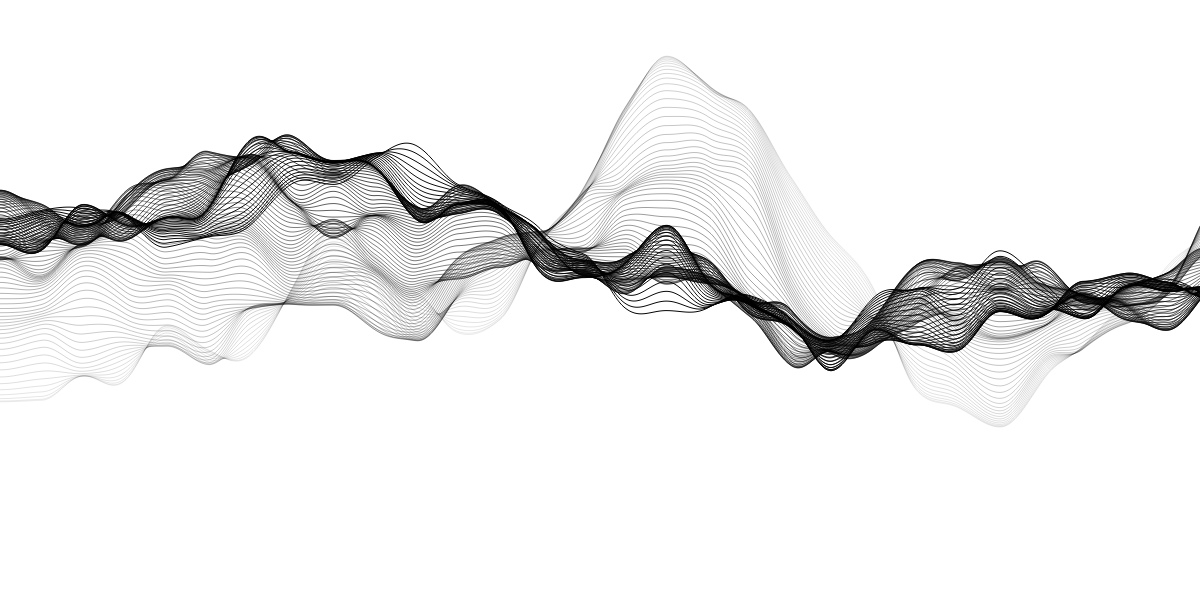
Frame 1 (no input)
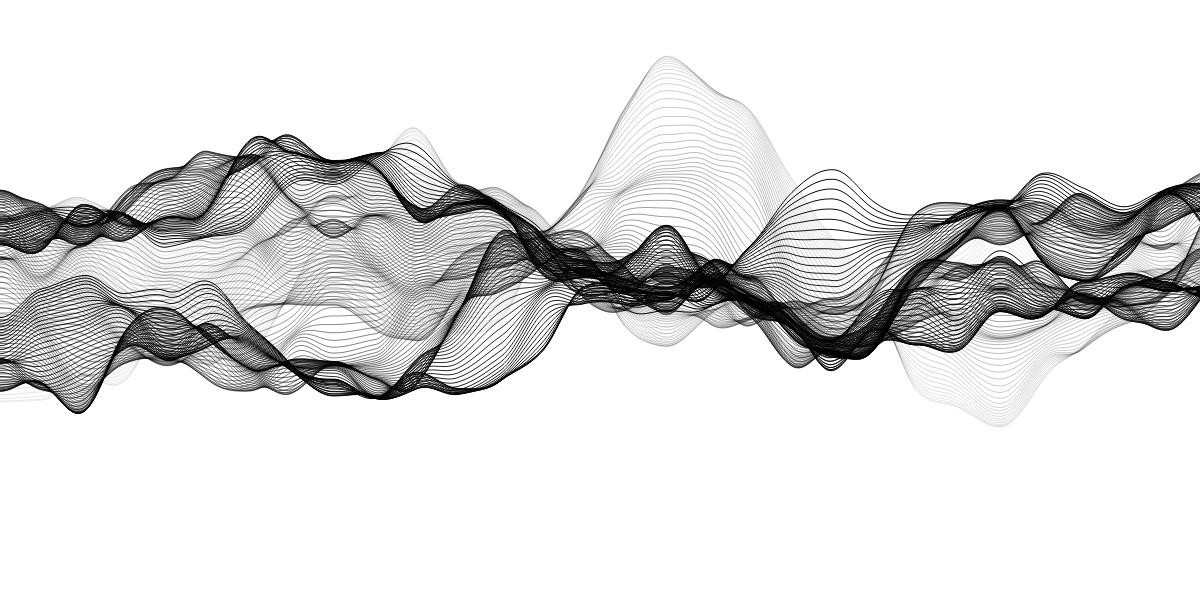
Frame 2 (the mouse pressed at the canvas centre, redrawn once)

The p5.js sketch that drew these frames (run headless with seeded random() and noise() and a simulated clock; the mouse was pressed at the canvas centre and the sketch redrawn once):

// p5.js sketch
// ── sketch.js
let nx = 0;

function setup() {
  createCanvas(1200, 600);
  noLoop();
  noFill();
}

function draw() {
  const range = [...Array(100).keys()];
  range.map((n) => {
    strokeWeight(1);
    stroke(0, map(n, 0, 100, 20, 255));
    beginShape();
    for (let i = 0; i <= width; i++) {
      let m = map(noise(nx, i * 0.003), 0, 1, -300, 300);
      vertex(i, height / 2 + m);
      nx += 0.00001;
    }
    endShape();
  });
}
